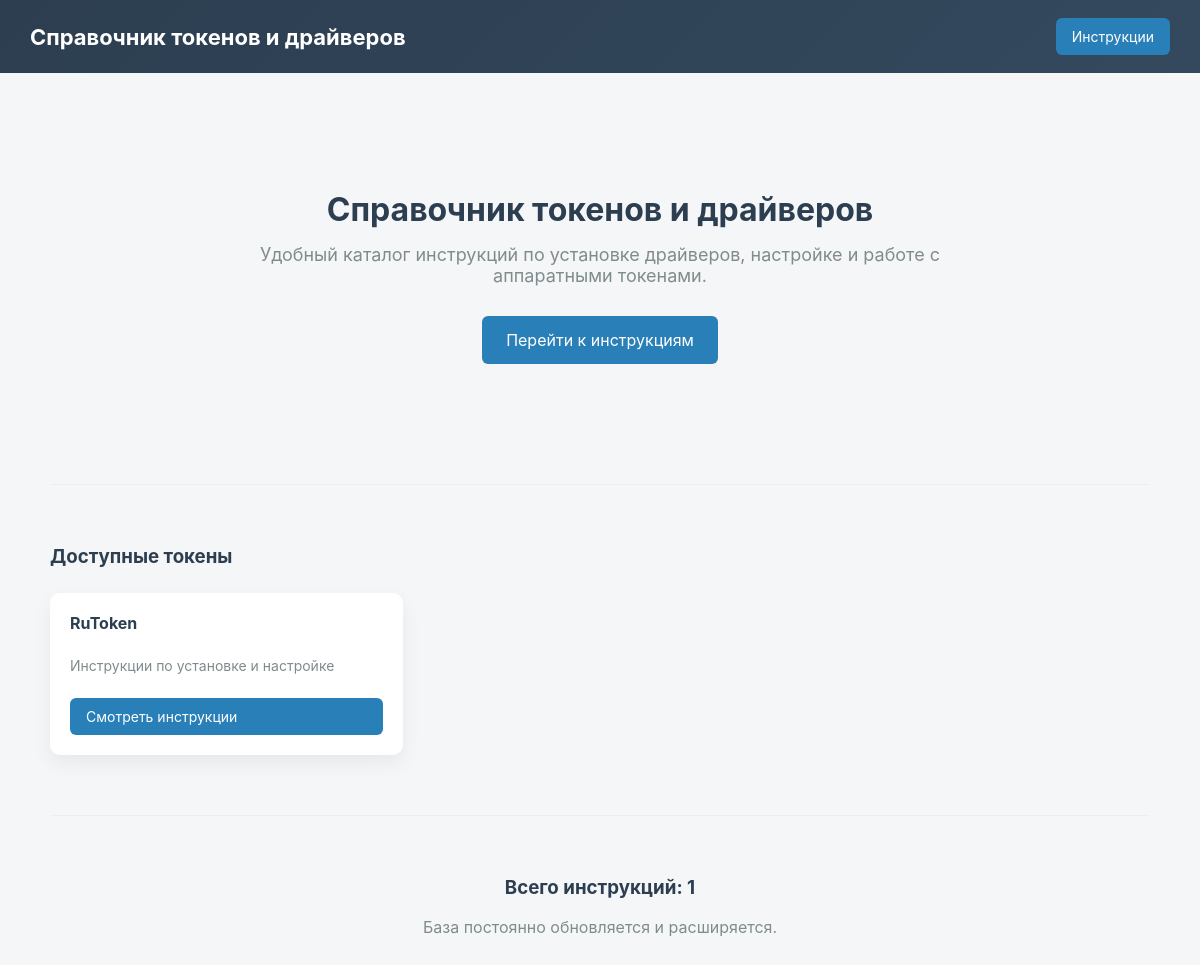
/, run on an earlier commit of the app's database.
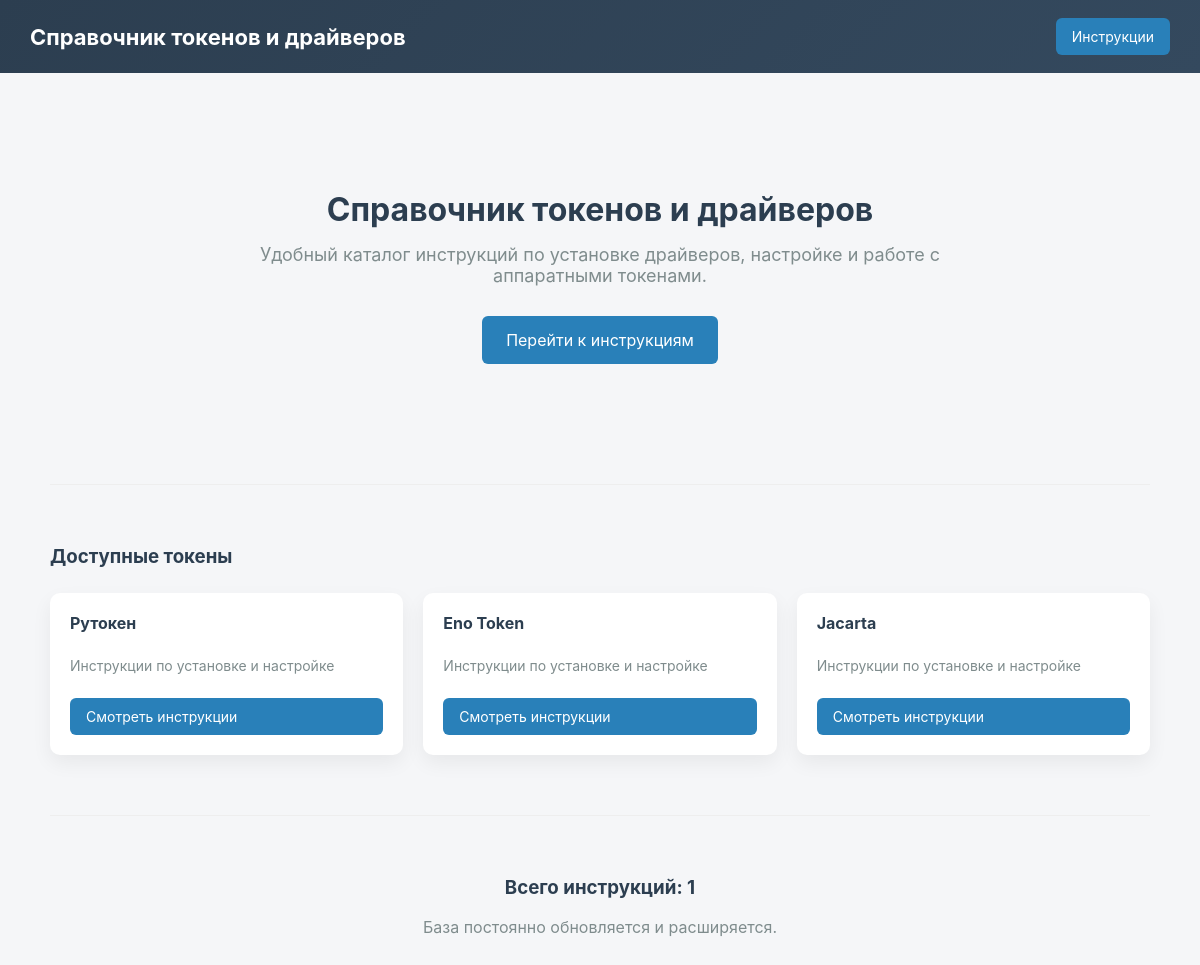
And on a later commit of the database.
### main/models.py (models this page shows, shortened)
class Token(models.Model):
    name = models.CharField(
        'Название токена',
        max_length=100
    )
    description = models.TextField(
        'Описание',
        blank=True
    )
    class Meta:
        verbose_name = 'Токен'
        verbose_name_plural = 'Токены'

### main/views.py (the view)
# urls.py: path('', views.welcome, name='welcome'),
def welcome(request):
    tokens = Token.objects.all()
    posts_count = Post.objects.count()
    return render(request, 'posts/welcome.html', {
        'tokens': tokens,
        'posts_count': posts_count,
    })

### main/templates/posts/welcome.html (shortened to what this page needs)
{% extends 'base.html' %}
{% block content %}
<section style="text-align:center; padding:60px 20px;">
    <h2 style="font-size:32px; margin-bottom:15px;">
        Справочник токенов и драйверов
    </h2>
    <p style="font-size:18px; color:#7f8c8d; max-width:700px; margin:0 auto 30px;">
        Удобный каталог инструкций по установке драйверов,
        настройке и работе с аппаратными токенами.
    </p>
    <a href="{% url 'post_list' %}" class="btn" style="font-size:16px; padding:14px 24px;">
        Перейти к инструкциям
    </a>
</section>
<hr style="margin:60px 0; border:none; border-top:1px solid #eee;">
<section>
    <h3>Доступные токены</h3>
    <div class="card-grid">
        {% for token in tokens %}
            <div class="card">
                <h4 style="margin:0;">{{ token.name }}</h4>
                <p style="color:#7f8c8d; font-size:14px;">
                    Инструкции по установке и настройке
                </p>
                <a href="{% url 'post_list_by_token' token.id %}" class="btn">
                    Смотреть инструкции
                </a>
            </div>
        {% endfor %}
    </div>
</section>
<hr style="margin:60px 0; border:none; border-top:1px solid #eee;">
<section style="text-align:center;">
    <h3>Всего инструкций: {{ posts_count }}</h3>
    <p style="color:#7f8c8d;">
        База постоянно обновляется и расширяется.
    </p>
</section>
{% endblock %}

What changed in the data, as far as the page shows it:
changed Token: name "RuToken" → "Рутокен"
added Token: name "Eno Token"
added Token: name "Jacarta"
